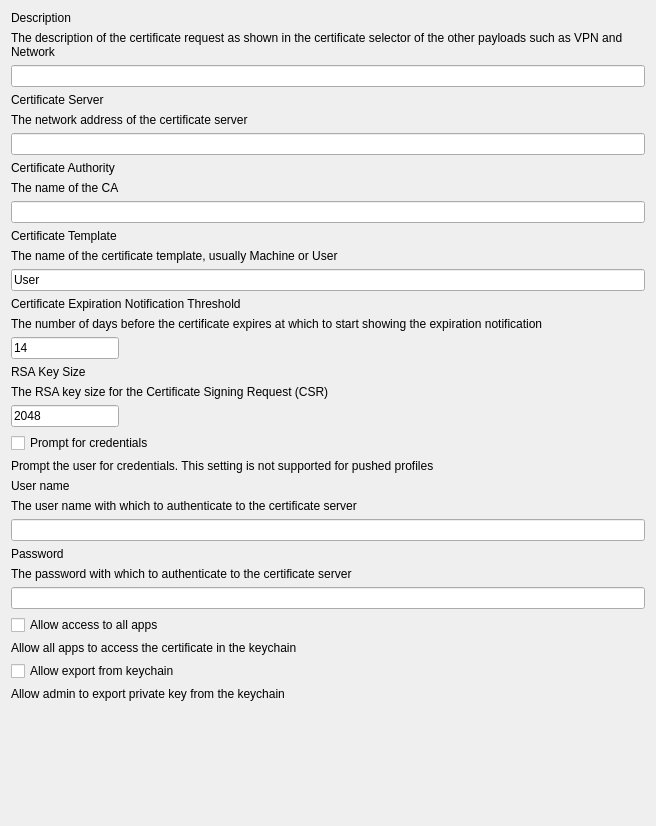
<?xml version="1.0" encoding="UTF-8"?>
<ui version="4.0">
 <class>ADCertificateForm</class>
 <widget class="QWidget" name="ADCertificateForm">
  <property name="geometry">
   <rect>
    <x>0</x>
    <y>0</y>
    <width>656</width>
    <height>826</height>
   </rect>
  </property>
  <property name="windowTitle">
   <string>Form</string>
  </property>
  <layout class="QVBoxLayout" name="verticalLayout_2" stretch="0,0,0,0,0,0,0,0,0,0,0,0,0,0,0,0,0,0,0,0,0,0,0,0,0,1">
   <item>
    <widget class="QLabel" name="descTitle">
     <property name="text">
      <string>Description</string>
     </property>
    </widget>
   </item>
   <item>
    <widget class="QLabel" name="lTipDesc">
     <property name="text">
      <string>The description of the certificate request as shown in the certificate selector of the other payloads such as VPN and Network</string>
     </property>
     <property name="wordWrap">
      <bool>true</bool>
     </property>
    </widget>
   </item>
   <item>
    <widget class="QLineEdit" name="editDesc"/>
   </item>
   <item>
    <widget class="QLabel" name="servertTitle">
     <property name="text">
      <string>Certificate Server</string>
     </property>
    </widget>
   </item>
   <item>
    <widget class="QLabel" name="lTipServer">
     <property name="text">
      <string>The network address of the certificate server</string>
     </property>
     <property name="wordWrap">
      <bool>false</bool>
     </property>
    </widget>
   </item>
   <item>
    <widget class="QLineEdit" name="editServer"/>
   </item>
   <item>
    <widget class="QLabel" name="caTitle">
     <property name="text">
      <string>Certificate Authority</string>
     </property>
    </widget>
   </item>
   <item>
    <widget class="QLabel" name="lTipCA">
     <property name="text">
      <string>The name of the CA</string>
     </property>
     <property name="wordWrap">
      <bool>false</bool>
     </property>
    </widget>
   </item>
   <item>
    <widget class="QLineEdit" name="editCA"/>
   </item>
   <item>
    <widget class="QLabel" name="ctTitle">
     <property name="text">
      <string>Certificate Template</string>
     </property>
    </widget>
   </item>
   <item>
    <widget class="QLabel" name="lTipCT">
     <property name="text">
      <string>The name of the certificate template, usually Machine or User</string>
     </property>
     <property name="wordWrap">
      <bool>false</bool>
     </property>
    </widget>
   </item>
   <item>
    <widget class="QLineEdit" name="editCT">
     <property name="text">
      <string>User</string>
     </property>
    </widget>
   </item>
   <item>
    <widget class="QLabel" name="label">
     <property name="text">
      <string>Certificate Expiration Notification Threshold</string>
     </property>
    </widget>
   </item>
   <item>
    <widget class="QLabel" name="lTipCENT">
     <property name="text">
      <string>The number of days before the certificate expires at which to start showing the expiration notification</string>
     </property>
    </widget>
   </item>
   <item>
    <widget class="QLineEdit" name="editCENT">
     <property name="sizePolicy">
      <sizepolicy hsizetype="Fixed" vsizetype="Fixed">
       <horstretch>0</horstretch>
       <verstretch>0</verstretch>
      </sizepolicy>
     </property>
     <property name="text">
      <string>14</string>
     </property>
    </widget>
   </item>
   <item>
    <widget class="QLabel" name="labelRSAKeySize">
     <property name="text">
      <string>RSA Key Size</string>
     </property>
    </widget>
   </item>
   <item>
    <widget class="QLabel" name="lTipRSAKeySize">
     <property name="text">
      <string>The RSA key size for the Certificate Signing Request (CSR)</string>
     </property>
    </widget>
   </item>
   <item>
    <widget class="QLineEdit" name="lineEditKeySize">
     <property name="sizePolicy">
      <sizepolicy hsizetype="Fixed" vsizetype="Fixed">
       <horstretch>0</horstretch>
       <verstretch>0</verstretch>
      </sizepolicy>
     </property>
     <property name="text">
      <string>2048</string>
     </property>
    </widget>
   </item>
   <item>
    <widget class="QCheckBox" name="cbPromptForCredentials">
     <property name="text">
      <string>Prompt for credentials</string>
     </property>
    </widget>
   </item>
   <item>
    <widget class="QLabel" name="lTipPromptForCredentials">
     <property name="text">
      <string>Prompt the user for credentials. This setting is not supported for pushed profiles</string>
     </property>
    </widget>
   </item>
   <item>
    <widget class="QWidget" name="credentials" native="true">
     <layout class="QVBoxLayout" name="verticalLayout">
      <property name="leftMargin">
       <number>0</number>
      </property>
      <property name="topMargin">
       <number>0</number>
      </property>
      <property name="rightMargin">
       <number>0</number>
      </property>
      <property name="bottomMargin">
       <number>0</number>
      </property>
      <item>
       <widget class="QLabel" name="userTitle">
        <property name="text">
         <string>User name</string>
        </property>
       </widget>
      </item>
      <item>
       <widget class="QLabel" name="lTipUsername">
        <property name="text">
         <string>The user name with which to authenticate to the certificate server</string>
        </property>
        <property name="wordWrap">
         <bool>false</bool>
        </property>
       </widget>
      </item>
      <item>
       <widget class="QLineEdit" name="editUsername"/>
      </item>
      <item>
       <widget class="QLabel" name="passwordTitle">
        <property name="text">
         <string>Password</string>
        </property>
       </widget>
      </item>
      <item>
       <widget class="QLabel" name="lTipPassword">
        <property name="text">
         <string>The password with which to authenticate to the certificate server</string>
        </property>
        <property name="wordWrap">
         <bool>false</bool>
        </property>
       </widget>
      </item>
      <item>
       <widget class="QLineEdit" name="editPassword">
        <property name="echoMode">
         <enum>QLineEdit::Password</enum>
        </property>
       </widget>
      </item>
     </layout>
    </widget>
   </item>
   <item>
    <widget class="QCheckBox" name="cbAllowAccessToAllApps">
     <property name="text">
      <string>Allow access to all apps</string>
     </property>
    </widget>
   </item>
   <item>
    <widget class="QLabel" name="lTipAllowAllAppsToAccess">
     <property name="text">
      <string>Allow all apps to access the certificate in the keychain</string>
     </property>
    </widget>
   </item>
   <item>
    <widget class="QCheckBox" name="cbAllowExportFromKeychain">
     <property name="text">
      <string>Allow export from keychain</string>
     </property>
    </widget>
   </item>
   <item>
    <widget class="QLabel" name="lTipAllowAdminToExportPrivateKey">
     <property name="text">
      <string>Allow admin to export private key from the keychain</string>
     </property>
    </widget>
   </item>
   <item>
    <spacer name="verticalSpacer">
     <property name="orientation">
      <enum>Qt::Vertical</enum>
     </property>
     <property name="sizeHint" stdset="0">
      <size>
       <width>20</width>
       <height>5</height>
      </size>
     </property>
    </spacer>
   </item>
  </layout>
 </widget>
 <resources/>
 <connections/>
</ui>
